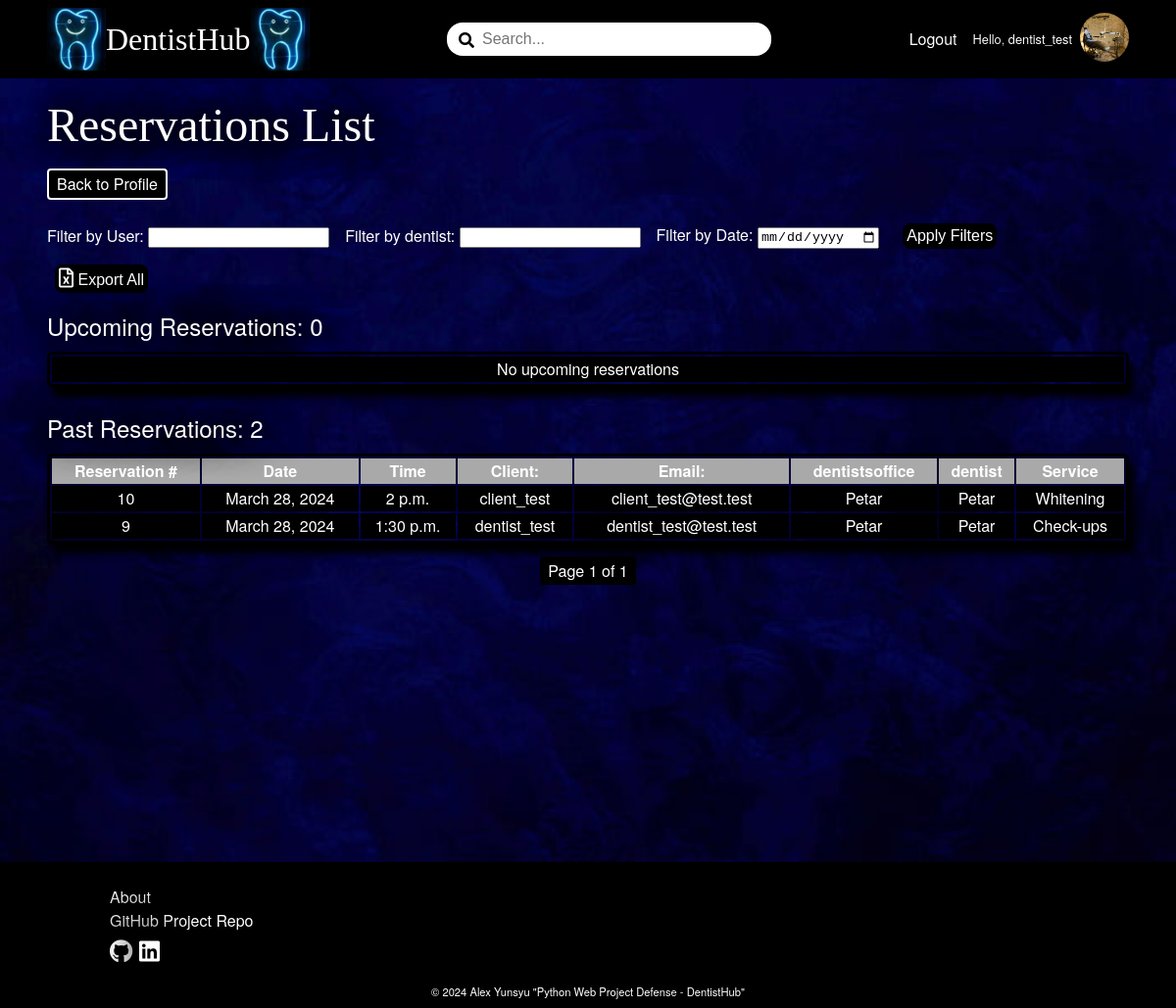
/reservation/reservations-list/12/ (signed in), run on the app's committed database.
### DentistBook/account/models.py (models this page shows)
class AppUser(AbstractUser):
    MAX_LENGTH_ROLE = 15
    ROLES = (
        ('Client', 'Client'),
        ('Dentistsoffice', 'Dentist'),
    )
    role = models.CharField(
        max_length=MAX_LENGTH_ROLE,
        choices=ROLES,
        blank=True
    )

### DentistBook/dentistsoffice/models.py (models this page shows, shortened)
class DentistsofficeProfile(models.Model):
    MIN_LENGTH_NAME = 2
    MAX_LENGTH_NAME = 50
    MIN_LENGTH_ADDRESS = 5
    MAX_LENGTH_ADDRESS = 50
    MIN_LENGTH_CITY = 2
    MAX_LENGTH_CITY = 50
    MAX_DIGITS_GEOLOCATION = 18
    DECIMAL_PLACES_GEOLOCATION = 15
    MIN_VALUE_GEOLOCATION_LATITUDE = -90
    MAX_VALUE_GEOLOCATION_LATITUDE = 90
    MIN_VALUE_GEOLOCATION_LONGITUDE = -180
    MAX_VALUE_GEOLOCATION_LONGITUDE = 180
    MIN_LENGTH_ABOUT = 10
    MAX_LENGTH_ABOUT = 500
    class Meta:
        verbose_name = 'Dentists office Profile'
    name = models.CharField(
        max_length=MAX_LENGTH_NAME,
        validators=(validators.MinLengthValidator(MIN_LENGTH_NAME),),
        null=False,
        blank=False
    )
    address = models.CharField(
        max_length=MAX_LENGTH_ADDRESS,
        validators=(validators.MinLengthValidator(MIN_LENGTH_ADDRESS),),
        null=False,
        blank=False
    )
    city = models.CharField(
        max_length=MAX_LENGTH_CITY,
        validators=(
            validators.MinLengthValidator(MIN_LENGTH_CITY),
            validate_dentistsoffice_city_name,
        ),
        null=False,
        blank=False
    )
    geolocation_latitude = models.DecimalField(
        max_digits=MAX_DIGITS_GEOLOCATION,
        decimal_places=DECIMAL_PLACES_GEOLOCATION,
        validators=(
            validators.MinValueValidator(MIN_VALUE_GEOLOCATION_LATITUDE),
            validators.MaxValueValidator(MAX_VALUE_GEOLOCATION_LATITUDE)
        ),
        null=True,
        blank=True
        )
    geolocation_longitude = models.DecimalField(
        max_digits=MAX_DIGITS_GEOLOCATION,
        decimal_places=DECIMAL_PLACES_GEOLOCATION,
        validators=(
            validators.MinValueValidator(MIN_VALUE_GEOLOCATION_LONGITUDE),
            validators.MaxValueValidator(MAX_VALUE_GEOLOCATION_LONGITUDE)
        ),
        null=True,
        blank=True
        )
    about = models.TextField(
        max_length=MAX_LENGTH_ABOUT,
        validators=(validators.MinLengthValidator(MIN_LENGTH_ABOUT),),
        null=True,
        blank=True
    )
    dentistsoffice_picture = models.ImageField(
        upload_to='dentistsoffice-profile-pictures',
        validators=(validate_dentistsoffice_picture_file_size,),
        null=True,
        blank=True,
    )
    slug = models.SlugField(
        unique=True
    )
    user = models.OneToOneField(
        UserModel,
        on_delete=models.CASCADE,
        primary_key=True
    )
    def __str__(self):
        return self.name

class DentistsofficeService(models.Model):
    MIN_LENGTH_DENTISTSOFFICE_SERVICE = 3
    MAX_LENGTH_DENTISTSOFFICE_SERVICE = 50
    MAX_DIGITS_PRICE = 5
    DECIMAL_PLACES_PRICE = 2
    MIN_VALUE_PRICE = 0.01
    class Meta:
        verbose_name_plural = 'Dentists office Services'
    service_name = models.CharField(
        max_length=MAX_LENGTH_DENTISTSOFFICE_SERVICE,
        validators=(validators.MinLengthValidator(MIN_LENGTH_DENTISTSOFFICE_SERVICE),),
        null=False,
        blank=False
    )
    price = models.DecimalField(
        max_digits=MAX_DIGITS_PRICE,
        decimal_places=DECIMAL_PLACES_PRICE,
        validators=(validators.MinValueValidator(MIN_VALUE_PRICE),),
        null=False,
        blank=False
    )
    category = models.ForeignKey(
        ServiceCategory,
        on_delete=models.CASCADE,
    )
    dentistsoffice = models.ForeignKey(
        DentistsofficeProfile,
        on_delete=models.CASCADE,
    )
    def __str__(self):
        return self.service_name

### DentistBook/reservation/models.py (models this page shows, shortened)
class Reservation(models.Model):
    TIME_SLOT_CHOICES = []
    for hour in range(0, 24):
        for minute in range(0, 60, 30):
            time_slot = time(hour, minute)
            display_text = time_slot.strftime('%H:%M')
            TIME_SLOT_CHOICES.append((time_slot, display_text))
    user = models.ForeignKey(
        UserModel,
        on_delete=models.CASCADE
    )
    service = models.ForeignKey(
        DentistsofficeService,
        on_delete=models.CASCADE,
    )
    dentistsoffice = models.ForeignKey(
        DentistsofficeProfile,
        on_delete=models.CASCADE
    )
    dentist = models.ForeignKey(
        Dentist,
        on_delete=models.CASCADE
    )
    date = models.DateField(
        null=False,
        blank=False
    )
    time = models.TimeField(
        choices=TIME_SLOT_CHOICES,
        null=False,
        blank=False,
    )

### DentistBook/dentist/models.py (models this page shows)
class Dentist(models.Model):
    MIN_LENGTH_NAME = 2
    MAX_LENGTH_NAME = 30
    name = models.CharField(
        max_length=MAX_LENGTH_NAME,
        validators=(
            validators.MinLengthValidator(MIN_LENGTH_NAME),
            validate_name
        ),
        null=False,
        blank=False
    )
    about = models.TextField(
        null=False,
        blank=False
    )
    dentist_picture = models.ImageField(
        upload_to='dentist-profile-pictures',
        validators=(validate_dentist_picture_file_size,),
        null=True,
        blank=True,
    )
    dentistsoffice = models.ForeignKey(
        DentistsofficeProfile,
        on_delete=models.CASCADE
    )
    def __str__(self):
        return self.name

### DentistBook/reservation/views.py (the view)
# urls.py: path('reservations-list/<int:pk>/', ReservationsListView.as_view(), name='reservation-list'),
class ReservationsListView(auth_mixins.LoginRequiredMixin, views.ListView):
    model = Reservation
    template_name = 'reservation/reservations-list.html'
    context_object_name = 'reservations'
    paginate_by = 20
    def get_queryset(self):
        user = self.request.user
        if user.is_authenticated:
            if hasattr(user, 'clientprofile'):
                queryset = Reservation.objects.filter(user=user.id)
            elif hasattr(user, 'dentistsofficeprofile'):
                queryset = Reservation.objects.filter(dentistsoffice=user.dentistsofficeprofile)
            else:
                queryset = Reservation.objects.none()
        else:
            queryset = Reservation.objects.none()
        user_filter = self.request.GET.get('user_filter', None)
        if user_filter:
            queryset = queryset.filter(Q(user__username__icontains=user_filter))
        date_filter = self.request.GET.get('date_filter')
        if date_filter:
            queryset = queryset.filter(date=date_filter)
        dentist_filter = self.request.GET.get('dentist_filter')
        if dentist_filter:
            queryset = queryset.filter(Q(dentist__name__icontains=dentist_filter))
        dentistsoffice_filter = self.request.GET.get('dentistsoffice_filter')
        if dentistsoffice_filter:
            queryset = queryset.filter(Q(dentistsoffice__name__icontains=dentistsoffice_filter))
        return queryset
    def get_context_data(self, **kwargs):
        context = super().get_context_data(**kwargs)
        current_datetime = datetime.now()
        past_reservations = self.get_queryset().filter(
            Q(date__lt=current_datetime.date()) |
            Q(date=current_datetime.date(), time__lte=current_datetime.time())
        ).order_by('-date', '-time')
        upcoming_reservations = self.get_queryset().filter(
            Q(date__gt=current_datetime.date()) |
            Q(date=current_datetime.date(), time__gt=current_datetime.time())
        ).order_by('date', 'time')
        paginator_past = Paginator(past_reservations, self.paginate_by)
        page_number_past = self.request.GET.get('page_past')
        past_reservations_page = paginator_past.get_page(page_number_past)
        context['past_reservations'] = past_reservations_page
        paginator_upcoming = Paginator(upcoming_reservations, self.paginate_by)
        page_number_upcoming = self.request.GET.get('page_upcoming')
        upcoming_reservations_page = paginator_upcoming.get_page(page_number_upcoming)
        context['upcoming_reservations'] = upcoming_reservations_page
        return context

### DentistBook/reservation/templates/reservation/reservations-list.html (shortened to what this page needs)
{% extends 'base.html' %}
{% load static %}
{% load custom_filters %}
{% block content %}
    <div class="wall-picture-container">
        <div class="main-container">
        <h1>Reservations List</h1>
        {% if request.user|get_role == 'Client' %}
            <a href="{% url 'client-details' %}" class="link-button">Back to Profile</a>
        {% else %}
            <a href="{% url 'dentistsoffice-details' slug=request.user.dentistsofficeprofile.slug %}" class="link-button">Back to Profile</a>
        {% endif %}
        <form method="GET" class="filter-form">
            <div>
                {% if request.user|get_role == 'Client' %}
                <label for="dentistsoffice_filter">Filter by dentistsoffice:</label>
                <input type="text" name="dentistsoffice_filter" id="dentistsoffice_filter" value="{{ request.GET.dentistsoffice_filter }}">
            {% else %}
                <label for="user_filter">Filter by User:</label>
                <input type="text" name="user_filter" id="user_filter" value="{{ request.GET.user_filter }}">
            {% endif %}
            </div>
            <div>
                <label for="dentist_filter">Filter by dentist:</label>
                <input type="text" name="dentist_filter" id="dentist_filter" class="form-control" value="{{ request.GET.dentist_filter }}">
            </div>
            <div>
                <label for="date_filter">Filter by Date:</label>
                <input type="date" name="date_filter" id="date_filter" value="{{ request.GET.date_filter }}">
            </div>
            <button type="submit">Apply Filters</button>
        </form>
        {% if request.user|get_role == 'Dentistsoffice' %}
            <button><a href="{% url 'download-reservations' %}"><i class="far fa-file-excel"></i> Export All </a></button>
        {% endif %}
        <h2>Upcoming Reservations: {{ upcoming_reservations.paginator.count }}</h2>
        <table class="reservation-list-table">
            <tbody>
                {% for reservation in upcoming_reservations %}
                    <tr>
                        <td>{{ reservation.id }}</td>
                        <td>{{ reservation.date }}</td>
                        <td>{{ reservation.time }}</td>
                        <td>{{ reservation.user }}</td>
                        <td>{{ reservation.user.email }}</td>
                        <td><a href="{% url 'dentistsoffice-details' slug=reservation.dentistsoffice.slug %}">{{ reservation.dentistsoffice }}</a></td>
                        <td>{{ reservation.dentist }}</td>
                        <td>{{ reservation.service }}</td>
                        <td>
                            <form action="{% url 'delete-reservation' reservation.id %}" method="POST" id="delete-form-{{ reservation.id }}">
                                {% csrf_token %}
                                <input type="hidden" name="reservation_id" value="{{ reservation.id }}">
                                <button class="table-button" type="button" onclick="showDeleteConfirmation({{ reservation.id }})">Delete</button>
                            </form>
                        </td>
                    </tr>
                {% empty %}
            <tr>
                <td colspan="6">No upcoming reservations</td>
            </tr>
                {% endfor %}
            </tbody>
        </table>
        <h2>Past Reservations: {{ past_reservations.paginator.count }}</h2>
        <table class="reservation-list-table">
            <thead>
                {% if past_reservations %}
                    <tr>
                        <th>Reservation #</th>
                        <th>Date</th>
                        <th>Time</th>
                        <th>Client:</th>
                        <th>Email:</th>
                        <th>dentistsoffice</th>
                        <th>dentist</th>
                        <th>Service</th>
                    </tr>
                {% endif %}
            </thead>
            <tbody>
                {% for reservation in past_reservations %}
                    <tr>
                        <td>{{ reservation.id }}</td>
                        <td>{{ reservation.date }}</td>
                        <td>{{ reservation.time }}</td>
                        <td>{{ reservation.user }}</td>
                        <td>{{ reservation.user.email }}</td>
                        <td><a href="{% url 'dentistsoffice-details' slug=reservation.dentistsoffice.slug %}">{{ reservation.dentistsoffice }}</a></td>
                        <td>{{ reservation.dentist }}</td>
                        <td>{{ reservation.service }}</td>
                    </tr>
                {% empty %}
                    <tr>
                        <td colspan="5">No past reservations</td>
                    </tr>
                {% endfor %}
            </tbody>
        </table>
        {% if past_reservations %}
        <div class="pagination">
            <span class="step-links">
                <span class="current">
                    Page {{ past_reservations.number }} of {{ past_reservations.paginator.num_pages }}
                </span>
            </span>
        </div>
        {% endif %}
    </div>
    </div>
{% endblock %}

### templates/header.html (shortened to what this page needs)
{% load custom_filters %}
{% load static %}
<div class="home-logo">
    <a href="{% url 'home-page' %}">
        <img src="{% static 'images/dentistsoffice-pole.jpg' %}" alt="dentistsoffice-pole">
        <span>DentistHub</span>
        <img src="{% static 'images/dentistsoffice-pole.jpg' %}" alt="dentistsoffice-pole">
    </a>
</div>
<div class="search-field">
    <span><i class="fas fa-search"></i></span>
    <input type="text" id="search-input" placeholder="Search...">
</div>
<nav class="header-nav-links">
    <ul role="list">
        {% if not request.user.is_authenticated %}
            <li class="nav-item"><a href="{% url 'register-page' %}">Register</a></li>
            <li class="nav-item"><a href="{% url 'login-page' %}">Login</a></li>
        {% else %}
            <li class="nav-item"><a href="{% url 'logout-page' %}">Logout</a></li>
            {% if request.user|get_role == 'Client' %}
                <li class="nav-item nav-profile">
                    <a href="{% url 'client-details' %}">Hello, {{ request.user }}</a>
                    <a href="{% url 'client-details' %}">
                        {% if request.user.clientprofile.profile_picture %}
                            <img src="{{ request.user.clientprofile.profile_picture.url }}" alt="profile-picture-thumbnail" class="profile-picture-thumbnail">
                        {% else %}
                            <img src="{% static 'images/client-default-profile-picture.jpg' %}" alt="default_profile_picture" class="profile-picture-thumbnail">
                        {% endif %}
                    </a>
                </li>
            {% else %}
                <li class="nav-item nav-profile">
                    <a href="{% url 'dentistsoffice-details' slug=request.user.dentistsofficeprofile.slug %}">Hello, {{ request.user }}</a>
                    <a href="{% url 'dentistsoffice-details' slug=request.user.dentistsofficeprofile.slug %}">
                        {% if request.user.dentistsofficeprofile.dentistsoffice_picture %}
                            <img src="{{ request.user.dentistsofficeprofile.dentistsoffice_picture.url }}" alt="dentistsoffice-profile-picture-thumbnail" class="profile-picture-thumbnail">
                        {% else %}
                            <img src="{% static 'images/dentistsoffice-default-profile-picture.jpg' %}" alt="dentistsoffice-default_profile_picture" class="profile-picture-thumbnail">
                        {% endif %}
                    </a>
                </li>
            {% endif %}
        {% endif %}
    </ul>
</nav>

### data on the page
AppUser: user "dentist_test", user.dentistsofficeprofile.dentistsoffice_picture (picture)
Reservation: id "10", date "March 28, 2024", time "2 p.m.", user "client_test", user.email "client_test@test.test", dentistsoffice "Petar", dentist "Petar", service "Whitening"
Reservation: id "9", date "March 28, 2024", time "1:30 p.m.", user "dentist_test", user.email "dentist_test@test.test", dentistsoffice "Petar", dentist "Petar", service "Check-ups"

### other printed values
{{ upcoming_reservations.paginator.count }} "0"
{{ past_reservations.paginator.count }} "2"
{{ past_reservations.number }} "1"
{{ past_reservations.paginator.num_pages }} "1"
